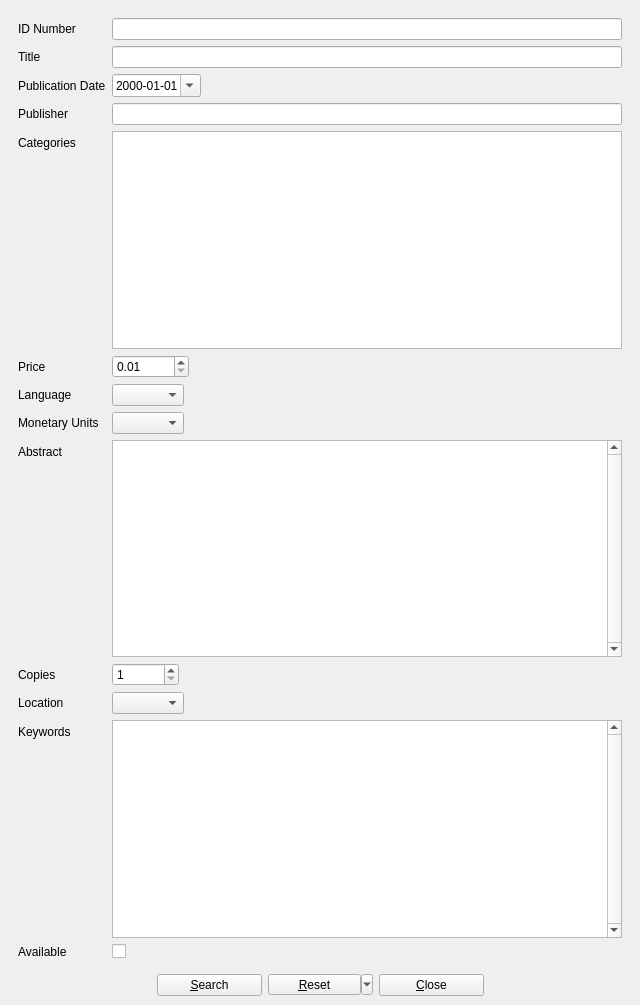
<?xml version="1.0" encoding="UTF-8"?>
<ui version="4.0">
 <class>allDialog</class>
 <widget class="QMainWindow" name="allDialog">
  <property name="geometry">
   <rect>
    <x>0</x>
    <y>0</y>
    <width>640</width>
    <height>1005</height>
   </rect>
  </property>
  <property name="windowTitle">
   <string>BiblioteQ: General Database Search</string>
  </property>
  <property name="windowIcon">
   <iconset resource="Icons/icons.qrc">
    <normaloff>:/book.png</normaloff>:/book.png</iconset>
  </property>
  <widget class="QWidget" name="centralwidget">
   <layout class="QVBoxLayout">
    <item>
     <widget class="QScrollArea" name="scrollArea">
      <property name="frameShape">
       <enum>QFrame::NoFrame</enum>
      </property>
      <property name="widgetResizable">
       <bool>true</bool>
      </property>
      <widget class="QWidget" name="scrollAreaWidgetContents_2">
       <property name="geometry">
        <rect>
         <x>0</x>
         <y>0</y>
         <width>622</width>
         <height>952</height>
        </rect>
       </property>
       <layout class="QVBoxLayout" name="verticalLayout">
        <property name="spacing">
         <number>0</number>
        </property>
        <property name="margin">
         <number>0</number>
        </property>
        <item>
         <widget class="QFrame" name="frame">
          <layout class="QFormLayout" name="formLayout">
           <item row="0" column="0">
            <widget class="QLabel" name="label">
             <property name="text">
              <string>ID Number</string>
             </property>
            </widget>
           </item>
           <item row="0" column="1">
            <widget class="QLineEdit" name="idnumber"/>
           </item>
           <item row="1" column="0">
            <widget class="QLabel" name="label_2">
             <property name="text">
              <string>Title</string>
             </property>
            </widget>
           </item>
           <item row="1" column="1">
            <widget class="QLineEdit" name="title"/>
           </item>
           <item row="2" column="0">
            <widget class="QLabel" name="label_13">
             <property name="text">
              <string>Publication Date</string>
             </property>
            </widget>
           </item>
           <item row="2" column="1">
            <layout class="QHBoxLayout">
             <item>
              <widget class="QDateEdit" name="publication_date">
               <property name="displayFormat">
                <string>yyyy-MM-dd</string>
               </property>
               <property name="calendarPopup">
                <bool>true</bool>
               </property>
              </widget>
             </item>
             <item>
              <spacer>
               <property name="orientation">
                <enum>Qt::Horizontal</enum>
               </property>
               <property name="sizeHint" stdset="0">
                <size>
                 <width>40</width>
                 <height>20</height>
                </size>
               </property>
              </spacer>
             </item>
            </layout>
           </item>
           <item row="3" column="0">
            <widget class="QLabel" name="label_14">
             <property name="text">
              <string>Publisher</string>
             </property>
            </widget>
           </item>
           <item row="3" column="1">
            <widget class="QLineEdit" name="publisher"/>
           </item>
           <item row="4" column="0">
            <widget class="QLabel" name="label_17">
             <property name="text">
              <string>Categories</string>
             </property>
            </widget>
           </item>
           <item row="4" column="1">
            <widget class="QTextEdit" name="category">
             <property name="tabChangesFocus">
              <bool>true</bool>
             </property>
             <property name="readOnly">
              <bool>false</bool>
             </property>
             <property name="textInteractionFlags">
              <set>Qt::LinksAccessibleByKeyboard|Qt::LinksAccessibleByMouse|Qt::TextBrowserInteraction|Qt::TextEditable|Qt::TextEditorInteraction|Qt::TextSelectableByKeyboard|Qt::TextSelectableByMouse</set>
             </property>
            </widget>
           </item>
           <item row="5" column="0">
            <widget class="QLabel" name="label_16">
             <property name="text">
              <string>Price</string>
             </property>
            </widget>
           </item>
           <item row="5" column="1">
            <widget class="QDoubleSpinBox" name="price">
             <property name="sizePolicy">
              <sizepolicy hsizetype="Fixed" vsizetype="Fixed">
               <horstretch>0</horstretch>
               <verstretch>0</verstretch>
              </sizepolicy>
             </property>
             <property name="minimum">
              <double>0.010000000000000</double>
             </property>
             <property name="maximum">
              <double>10000.000000000000000</double>
             </property>
             <property name="singleStep">
              <double>0.010000000000000</double>
             </property>
             <property name="value">
              <double>0.010000000000000</double>
             </property>
            </widget>
           </item>
           <item row="6" column="0">
            <widget class="QLabel" name="label_3">
             <property name="text">
              <string>Language</string>
             </property>
            </widget>
           </item>
           <item row="6" column="1">
            <layout class="QGridLayout">
             <item row="0" column="0">
              <widget class="QComboBox" name="language"/>
             </item>
             <item row="0" column="1">
              <spacer>
               <property name="orientation">
                <enum>Qt::Horizontal</enum>
               </property>
               <property name="sizeHint" stdset="0">
                <size>
                 <width>40</width>
                 <height>20</height>
                </size>
               </property>
              </spacer>
             </item>
            </layout>
           </item>
           <item row="7" column="0">
            <widget class="QLabel" name="label_4">
             <property name="text">
              <string>Monetary Units</string>
             </property>
            </widget>
           </item>
           <item row="7" column="1">
            <widget class="QComboBox" name="monetary_units">
             <property name="sizePolicy">
              <sizepolicy hsizetype="Fixed" vsizetype="Fixed">
               <horstretch>0</horstretch>
               <verstretch>0</verstretch>
              </sizepolicy>
             </property>
            </widget>
           </item>
           <item row="8" column="0">
            <widget class="QLabel" name="label_7">
             <property name="text">
              <string>Abstract</string>
             </property>
            </widget>
           </item>
           <item row="8" column="1">
            <widget class="QTextEdit" name="description">
             <property name="verticalScrollBarPolicy">
              <enum>Qt::ScrollBarAlwaysOn</enum>
             </property>
             <property name="tabChangesFocus">
              <bool>true</bool>
             </property>
             <property name="acceptRichText">
              <bool>false</bool>
             </property>
            </widget>
           </item>
           <item row="9" column="0">
            <widget class="QLabel" name="label_8">
             <property name="text">
              <string>Copies</string>
             </property>
            </widget>
           </item>
           <item row="9" column="1">
            <layout class="QHBoxLayout">
             <item>
              <widget class="QSpinBox" name="quantity">
               <property name="minimum">
                <number>1</number>
               </property>
               <property name="maximum">
                <number>999999999</number>
               </property>
               <property name="value">
                <number>1</number>
               </property>
              </widget>
             </item>
             <item>
              <spacer>
               <property name="orientation">
                <enum>Qt::Horizontal</enum>
               </property>
               <property name="sizeHint" stdset="0">
                <size>
                 <width>40</width>
                 <height>20</height>
                </size>
               </property>
              </spacer>
             </item>
            </layout>
           </item>
           <item row="10" column="0">
            <widget class="QLabel" name="label_10">
             <property name="text">
              <string>Location</string>
             </property>
            </widget>
           </item>
           <item row="10" column="1">
            <layout class="QHBoxLayout">
             <item>
              <widget class="QComboBox" name="location"/>
             </item>
             <item>
              <spacer>
               <property name="orientation">
                <enum>Qt::Horizontal</enum>
               </property>
               <property name="sizeHint" stdset="0">
                <size>
                 <width>40</width>
                 <height>20</height>
                </size>
               </property>
              </spacer>
             </item>
            </layout>
           </item>
           <item row="11" column="0">
            <widget class="QLabel" name="label_5">
             <property name="text">
              <string>Keywords</string>
             </property>
            </widget>
           </item>
           <item row="11" column="1">
            <widget class="QTextEdit" name="keyword">
             <property name="verticalScrollBarPolicy">
              <enum>Qt::ScrollBarAlwaysOn</enum>
             </property>
             <property name="tabChangesFocus">
              <bool>true</bool>
             </property>
             <property name="acceptRichText">
              <bool>false</bool>
             </property>
            </widget>
           </item>
           <item row="12" column="0">
            <widget class="QLabel" name="label_6">
             <property name="text">
              <string>Available</string>
             </property>
            </widget>
           </item>
           <item row="12" column="1">
            <widget class="QCheckBox" name="available"/>
           </item>
          </layout>
         </widget>
        </item>
       </layout>
      </widget>
     </widget>
    </item>
    <item>
     <layout class="QHBoxLayout">
      <item>
       <spacer>
        <property name="orientation">
         <enum>Qt::Horizontal</enum>
        </property>
        <property name="sizeHint" stdset="0">
         <size>
          <width>40</width>
          <height>20</height>
         </size>
        </property>
       </spacer>
      </item>
      <item>
       <widget class="QPushButton" name="okButton">
        <property name="sizePolicy">
         <sizepolicy hsizetype="Minimum" vsizetype="Fixed">
          <horstretch>0</horstretch>
          <verstretch>0</verstretch>
         </sizepolicy>
        </property>
        <property name="minimumSize">
         <size>
          <width>105</width>
          <height>0</height>
         </size>
        </property>
        <property name="text">
         <string>&amp;Search</string>
        </property>
        <property name="icon">
         <iconset resource="Icons/icons.qrc">
          <normaloff>:/16x16/ok.png</normaloff>:/16x16/ok.png</iconset>
        </property>
       </widget>
      </item>
      <item>
       <widget class="QToolButton" name="resetButton">
        <property name="minimumSize">
         <size>
          <width>105</width>
          <height>0</height>
         </size>
        </property>
        <property name="text">
         <string>&amp;Reset</string>
        </property>
        <property name="popupMode">
         <enum>QToolButton::MenuButtonPopup</enum>
        </property>
       </widget>
      </item>
      <item>
       <widget class="QPushButton" name="cancelButton">
        <property name="minimumSize">
         <size>
          <width>105</width>
          <height>0</height>
         </size>
        </property>
        <property name="text">
         <string>&amp;Close</string>
        </property>
        <property name="icon">
         <iconset resource="Icons/icons.qrc">
          <normaloff>:/16x16/cancel.png</normaloff>:/16x16/cancel.png</iconset>
        </property>
       </widget>
      </item>
      <item>
       <spacer>
        <property name="orientation">
         <enum>Qt::Horizontal</enum>
        </property>
        <property name="sizeHint" stdset="0">
         <size>
          <width>40</width>
          <height>20</height>
         </size>
        </property>
       </spacer>
      </item>
     </layout>
    </item>
   </layout>
  </widget>
 </widget>
 <tabstops>
  <tabstop>scrollArea</tabstop>
  <tabstop>idnumber</tabstop>
  <tabstop>title</tabstop>
  <tabstop>publication_date</tabstop>
  <tabstop>publisher</tabstop>
  <tabstop>category</tabstop>
  <tabstop>price</tabstop>
  <tabstop>language</tabstop>
  <tabstop>monetary_units</tabstop>
  <tabstop>description</tabstop>
  <tabstop>quantity</tabstop>
  <tabstop>location</tabstop>
  <tabstop>keyword</tabstop>
  <tabstop>available</tabstop>
  <tabstop>okButton</tabstop>
  <tabstop>resetButton</tabstop>
  <tabstop>cancelButton</tabstop>
 </tabstops>
 <resources>
  <include location="Icons/icons.qrc"/>
 </resources>
 <connections/>
</ui>
